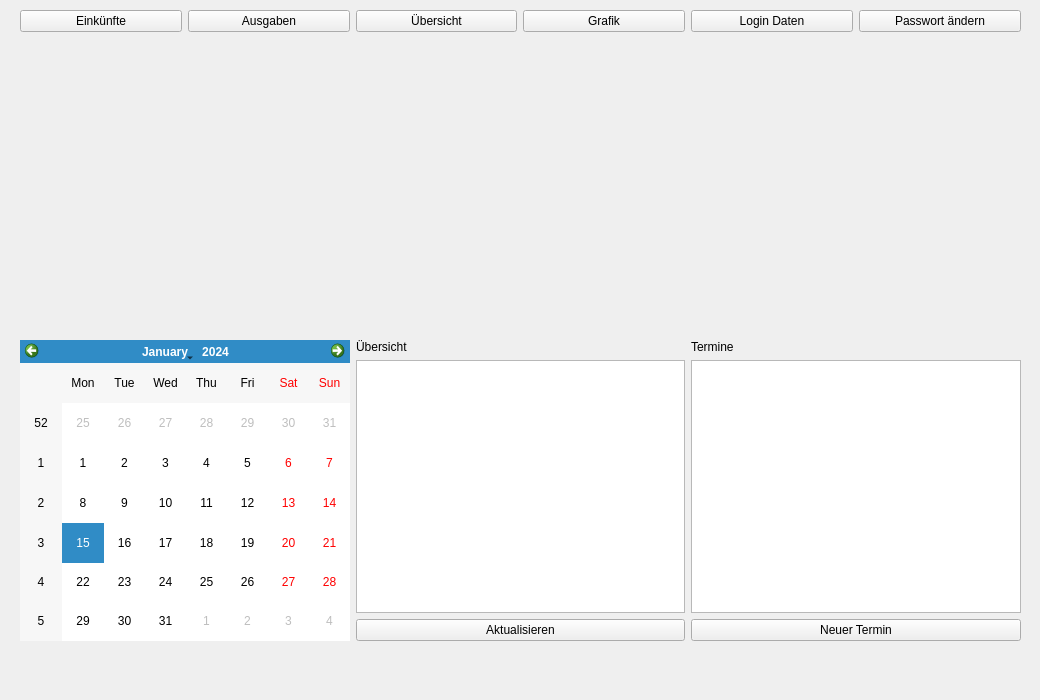
<?xml version="1.0" encoding="UTF-8"?>
<ui version="4.0">
 <class>FinanzControl</class>
 <widget class="QMainWindow" name="FinanzControl">
  <property name="enabled">
   <bool>true</bool>
  </property>
  <property name="geometry">
   <rect>
    <x>0</x>
    <y>0</y>
    <width>1040</width>
    <height>700</height>
   </rect>
  </property>
  <property name="windowTitle">
   <string>MainWindow</string>
  </property>
  <widget class="QWidget" name="centralwidget">
   <widget class="QWidget" name="layoutWidget">
    <property name="geometry">
     <rect>
      <x>20</x>
      <y>10</y>
      <width>1001</width>
      <height>631</height>
     </rect>
    </property>
    <layout class="QVBoxLayout" name="verticalLayout_2">
     <item>
      <layout class="QHBoxLayout" name="horizontalLayout">
       <item>
        <widget class="QPushButton" name="btnEinkuenfte">
         <property name="text">
          <string>Einkünfte</string>
         </property>
        </widget>
       </item>
       <item>
        <widget class="QPushButton" name="btnAusgaben">
         <property name="text">
          <string>Ausgaben</string>
         </property>
        </widget>
       </item>
       <item>
        <widget class="QPushButton" name="btnUebersicht">
         <property name="text">
          <string>Übersicht</string>
         </property>
        </widget>
       </item>
       <item>
        <widget class="QPushButton" name="btnGrafik">
         <property name="text">
          <string>Grafik</string>
         </property>
        </widget>
       </item>
       <item>
        <widget class="QPushButton" name="btnLoginDaten">
         <property name="text">
          <string>Login Daten</string>
         </property>
        </widget>
       </item>
       <item>
        <widget class="QPushButton" name="btnPasswortAendern">
         <property name="text">
          <string>Passwort ändern</string>
         </property>
        </widget>
       </item>
      </layout>
     </item>
     <item>
      <spacer name="verticalSpacer">
       <property name="orientation">
        <enum>Qt::Vertical</enum>
       </property>
       <property name="sizeType">
        <enum>QSizePolicy::MinimumExpanding</enum>
       </property>
       <property name="sizeHint" stdset="0">
        <size>
         <width>20</width>
         <height>34</height>
        </size>
       </property>
      </spacer>
     </item>
     <item>
      <layout class="QHBoxLayout" name="horizontalLayout_2">
       <item>
        <widget class="QCalendarWidget" name="calendarWidget"/>
       </item>
       <item>
        <layout class="QVBoxLayout" name="verticalLayout_3">
         <item>
          <widget class="QLabel" name="label_2">
           <property name="text">
            <string>Übersicht</string>
           </property>
          </widget>
         </item>
         <item>
          <widget class="QListView" name="listView_2"/>
         </item>
         <item>
          <widget class="QPushButton" name="btnAktualisieren">
           <property name="text">
            <string>Aktualisieren</string>
           </property>
          </widget>
         </item>
        </layout>
       </item>
       <item>
        <layout class="QVBoxLayout" name="verticalLayout">
         <item>
          <widget class="QLabel" name="label">
           <property name="text">
            <string>Termine</string>
           </property>
          </widget>
         </item>
         <item>
          <widget class="QListView" name="listView"/>
         </item>
         <item>
          <widget class="QPushButton" name="btnNeuerTermin">
           <property name="text">
            <string>Neuer Termin</string>
           </property>
          </widget>
         </item>
        </layout>
       </item>
      </layout>
     </item>
    </layout>
   </widget>
  </widget>
  <widget class="QMenuBar" name="menubar">
   <property name="geometry">
    <rect>
     <x>0</x>
     <y>0</y>
     <width>1040</width>
     <height>21</height>
    </rect>
   </property>
  </widget>
 </widget>
 <resources/>
 <connections/>
</ui>
